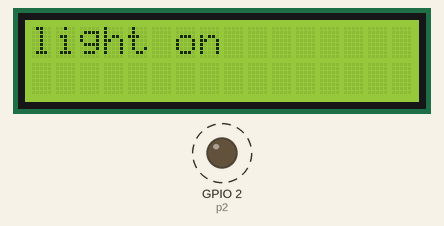
The program below on a simulated ESP8266 board running MicroPython. Shown: 16×2 character LCD, output pins drawn as LEDs (lit = HIGH). Dashed ring = blinking.

Above: at 0.1 s.
At 1.1 s:
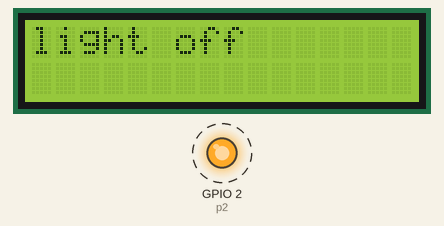
Timing chart, 0 to 40.0 s (numbered marks = the images above):
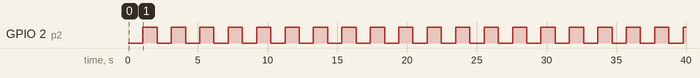

Measured:
- by itself, GPIO 2 (p2): alternates HIGH for 1.0 s and LOW for 1.0 s
- what the display in image 0 shows lasts 1.0 s, from 0.1 s to 1.1 s

The program:

main.py
```python
from machine import I2C, Pin
from esp8266_i2c_lcd import I2cLcd
import time

p2 = Pin(2, Pin.OUT)

i2c = I2C(scl=Pin(5), sda=Pin(4), freq=400000)
lcd = I2cLcd(i2c, 0x3F, 2, 16)

while True:
    p2.value(0)
    lcd.putstr('light on')
    time.sleep(1)
    lcd.clear()

    p2.value(1)
    lcd.putstr('light off')
    time.sleep(1)
    lcd.clear()
```
